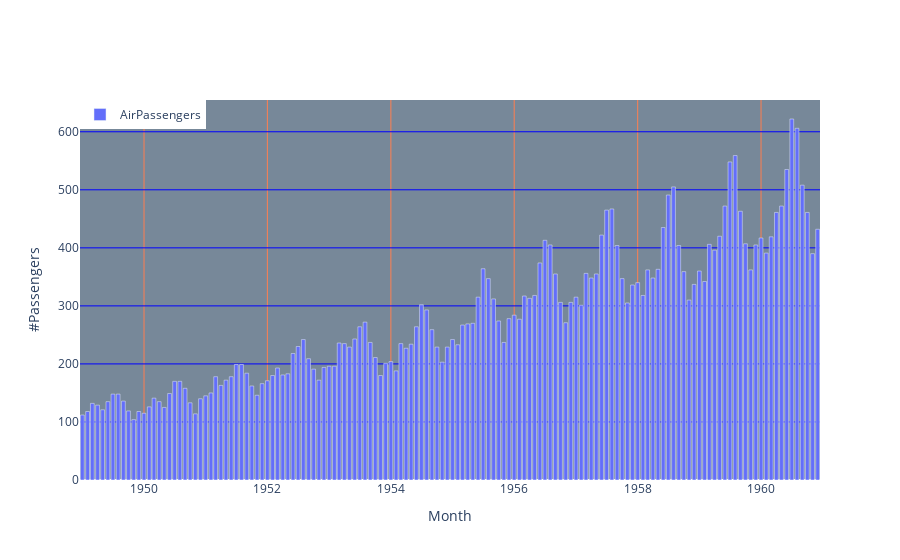

Notebook code for this chart:
### Markdown cell above
Updated the layout changing the colors for background and lines

### Code cell
fig5.update_layout(
xaxis=dict(title='Month', showgrid= True, gridcolor='coral'),
yaxis=dict(title='#Passengers', showgrid=True, gridcolor ='blue'),
plot_bgcolor='lightslategray',
showlegend=True,
legend=dict(x=0, y=1.0))
fig5.show()

### Figure 1 — Plotly figure (JSON) as saved in the notebook; plotly's stock layout.template omitted (floating-point values rounded to 4 significant figures; data arrays with more than 128 entries replaced by an {"elided": "..."} marker saying what was removed)
{"data": [{"name": "AirPassengers", "type": "bar", "x": {"elided": "144 str values"}, "y": {"elided": "144 int values"}}], "layout": {"legend": {"x": 0, "y": 1}, "plot_bgcolor": "lightslategray", "showlegend": true, "xaxis": {"gridcolor": "coral", "showgrid": true, "title": {"text": "Month"}}, "yaxis": {"gridcolor": "blue", "showgrid": true, "title": {"text": "#Passengers"}}}}
